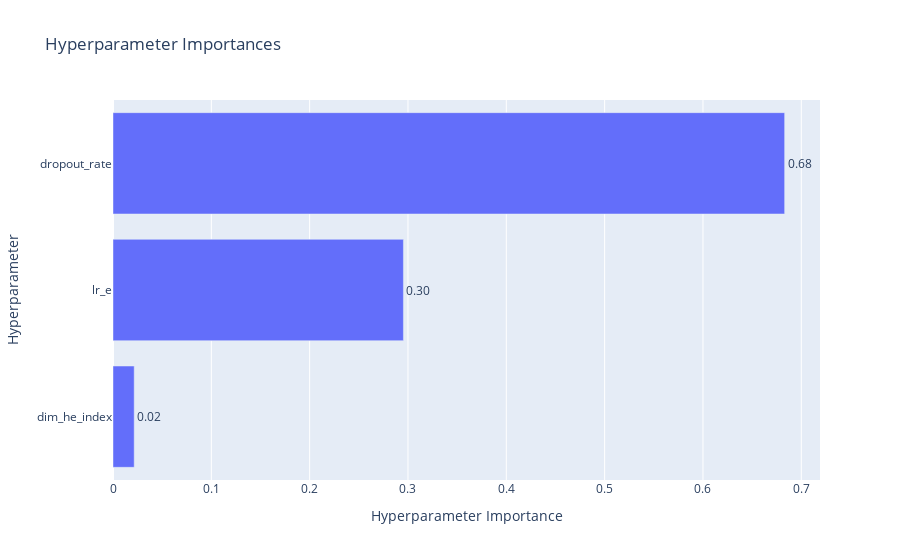

The code cell stored with this chart in its notebook:
### Code cell
optuna.visualization.plot_param_importances(study)

### Figure 1 — Plotly figure (JSON) as saved in the notebook; plotly's stock layout.template omitted (floating-point values rounded to 4 significant figures)
{"data": [{"cliponaxis": false, "hovertemplate": ["dim_he_index (CategoricalDistribution): 0.021565190190872052<extra></extra>", "lr_e (CategoricalDistribution): 0.29535717376713055<extra></extra>", "dropout_rate (CategoricalDistribution): 0.6830776360419973<extra></extra>"], "name": "Objective Value", "orientation": "h", "text": ["0.02", "0.30", "0.68"], "textposition": "outside", "type": "bar", "x": [0.02157, 0.2954, 0.6831], "y": ["dim_he_index", "lr_e", "dropout_rate"]}], "layout": {"title": {"text": "Hyperparameter Importances"}, "xaxis": {"title": {"text": "Hyperparameter Importance"}}, "yaxis": {"title": {"text": "Hyperparameter"}}}}
